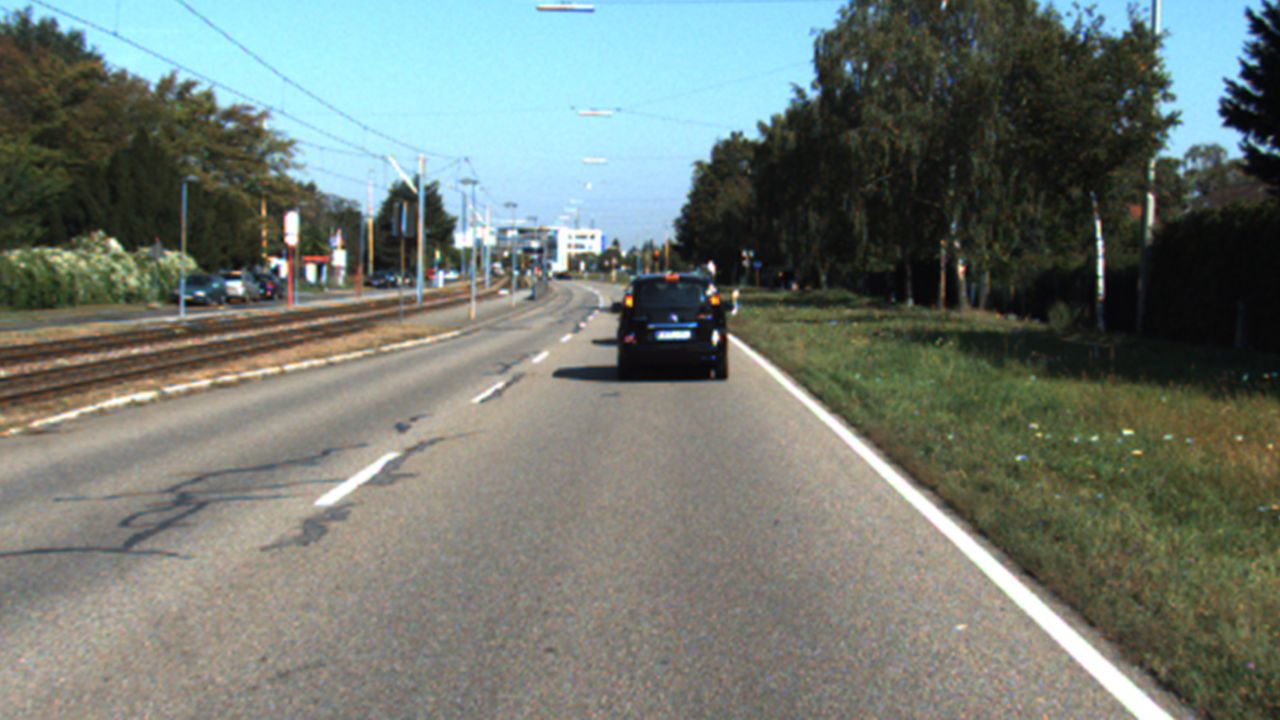
#> input picture img/KITTI/image009.jpg, 1280 x 720 px, given in place of project_video.mp4, which was not available
$ jupyter execute Spurerkennung.ipynb   (text cells are left out)
#> lines starting #> are read from the running program, lines starting #| are printed output that depends on the picture; after the words box and inside, x2 and y2 are one past the last pixel; in counts of white or black regions, pixels touching at a corner belong together; pictures that were not available may be replaced by others from this repository, and a replacement may not be noted
#> further down, frame is the input picture: shape (720, 1280, 3); mean B, G, R 113.6, 120.7, 112.6
[cell 1]
import cv2 as cv
import matplotlib.pyplot as plt
import numpy as np
import time

def region_of_interest(img, vertices):
    """
    - Sets all pixels to black outside of the region of interest defined by given verticies
    """
    # Define a blank matrix that matches the image height/width.
    mask = np.zeros_like(img)
    # Retrieve the number of color channels of the image.
    channel_count = img.shape[2]
    # Create a match color with the same color channel counts.
    match_mask_color = (255,) * channel_count

    # Fill inside the polygon
    cv.fillPoly(mask, np.array([vertices],np.int32), match_mask_color)

    # Returning the image only where mask pixels match
    masked_image = cv.bitwise_and(img, mask)
    return masked_image

def process_frame(frame):
    """
    - Filters lanes by filtering out all colors not matching the color yellow and white (lane colors)
    - Dilates filtered lanes to increase visibility
    """
    img1_hsv = cv.cvtColor(frame, cv.COLOR_RGB2HSV)
#> img1_hsv: shape (720, 1280, 3); mean H, S, V 76.3, 57.9, 128.3

    height = len(img1_hsv)
#> height = 720
    width = len(img1_hsv[0])
#> width = 1280
    region_of_interest_vertices = [[0, height],[width / 2, height / 2],[width, height],]
#> region_of_interest_vertices = [[0, 720], [640, 360], [1280, 720]]
    img_region_of_interest = region_of_interest(img1_hsv, region_of_interest_vertices)
#> in region_of_interest, `cv.fillPoly(mask, np.array([vertices],np.int32), match_mask_color)`:
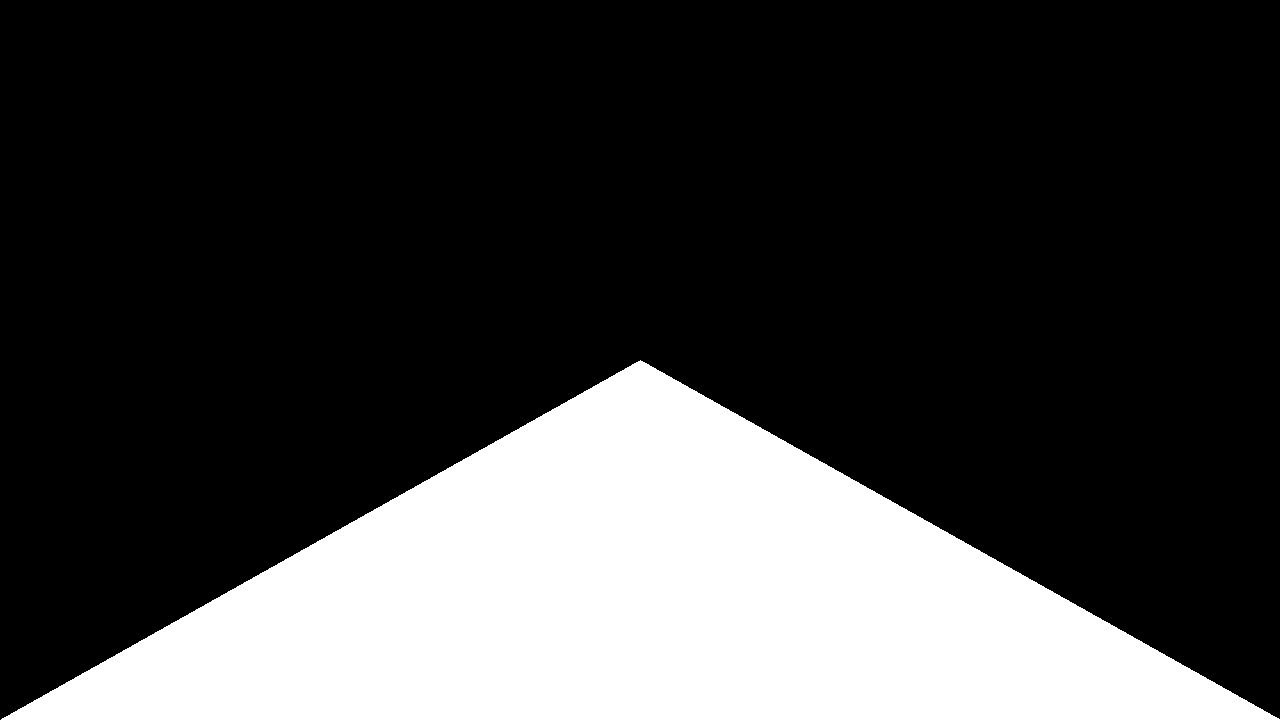
#> mask: shape (720, 1280, 3); 25% white; 1 white region, box (x1, y1, x2, y2) and area: (1, 360, 1280, 720) 230680

    # Filter colors
    lower_white = np.array([60,0,220], dtype=np.uint8)
    upper_white = np.array([110,10,255], dtype=np.uint8)
    left_curve = cv.inRange(img_region_of_interest, lower_white, upper_white)
#> left_curve: shape (720, 1280); 0.14% white; 35 white regions (21 under 20 px), largest, box (x1, y1, x2, y2) and area: (1089, 666, 1138, 704) 307, (1051, 631, 1085, 646) 157, (987, 566, 1019, 598) 151
    right_curve = cv.inRange(img_region_of_interest, (15, 40, 230), (255, 255, 255))
#> right_curve: shape (720, 1280); 0% white in thin lines or dots, all inside (x1, y1, x2, y2) = (960, 564, 1130, 710)

    # Enlarge lane for better visibility
    kernel_small5 = np.array([[0,1,0],[1,1,1],[0,1,0]], 'uint8')
    left_curve = cv.dilate(left_curve, kernel_small5, iterations=5)
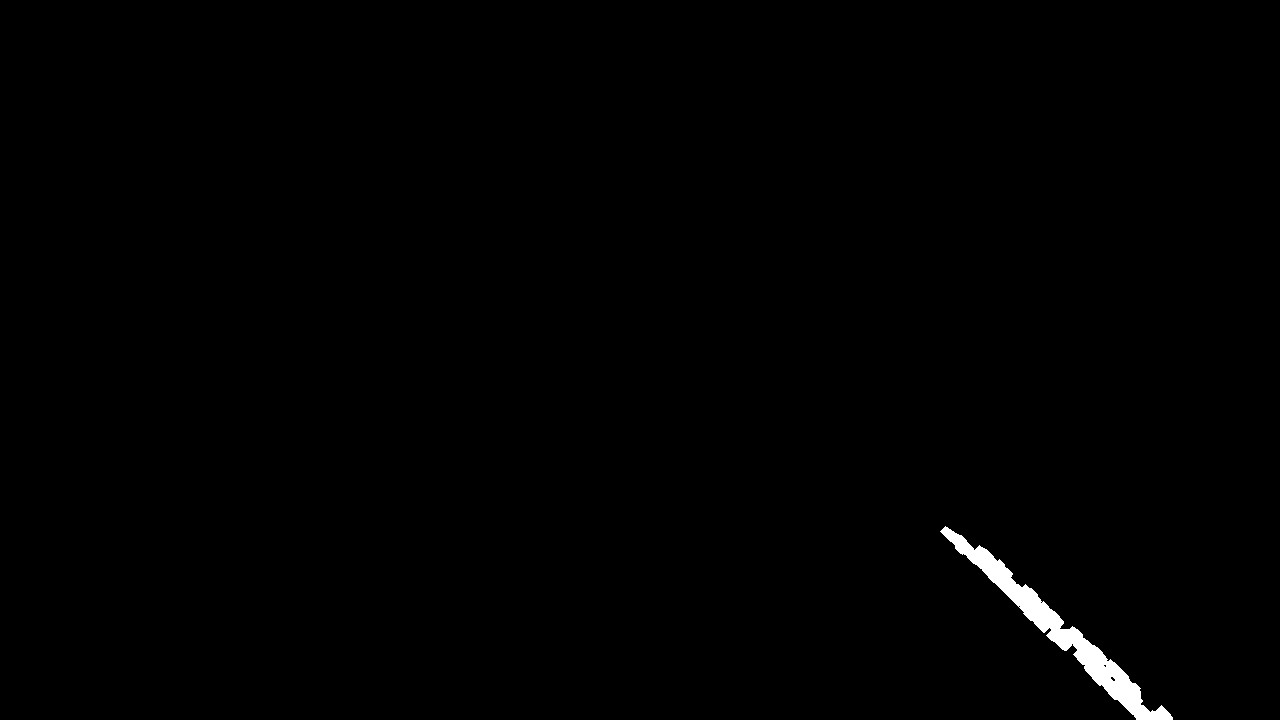
#> left_curve: shape (720, 1280); 0.62% white; 1 white region, box (x1, y1, x2, y2) and area: (940, 526, 1173, 720) 5710
    right_curve = cv.dilate(right_curve, kernel_small5, iterations=5)
#> right_curve: shape (720, 1280); 0.03% white; 4 white regions, box (x1, y1, x2, y2) and area: (955, 620, 969, 632) 96, (1001, 587, 1013, 599) 72, (1123, 703, 1135, 715) 72, (972, 559, 983, 570) 61

    left_curve_filtered = frame.copy()
    left_curve_filtered[np.where(left_curve==0)] = 0
    right_curve_filtered = frame.copy()
    right_curve_filtered[np.where(right_curve==0)] = 0

    kernel = np.array([[1,1,1],[1,-8,1],[1,1,1]],np.float32)
    left_curve_filtered = cv.filter2D(left_curve_filtered,-1,kernel)
    right_curve_filtered = cv.filter2D(right_curve_filtered,-1,kernel)

    return left_curve_filtered,right_curve_filtered

# [136 lines left out: functions process_frame_gray_slicing, process_frame_gray, findFourVertices, curveradius, not called in this run]

capture = cv.VideoCapture('img/Udacity/project_video.mp4')
frameNr = 0
newFrameTime = 0
prevFrameTime = 0
font = cv.FONT_HERSHEY_SIMPLEX

while(True):
    success, frame = capture.read()
    if frameNr == 1 or frameNr == 0:
        left_curve, right_curve = process_frame(frame)

    if(success):
        newFrameTime = time.time()

        # Updates detected lanes every 3 seconds in-order to increase performance
        if frameNr%3 == 0:
            left_curve, right_curve = process_frame(frame)
        all_curves = left_curve + right_curve

        # Puts a mask over the old frame to improve visibility of the filtered lanes in "all_curves"
        alpha = 0.4
        beta = (1.0 - alpha)
        dark_mask = cv.addWeighted(frame, alpha, all_curves, beta, 0.0)
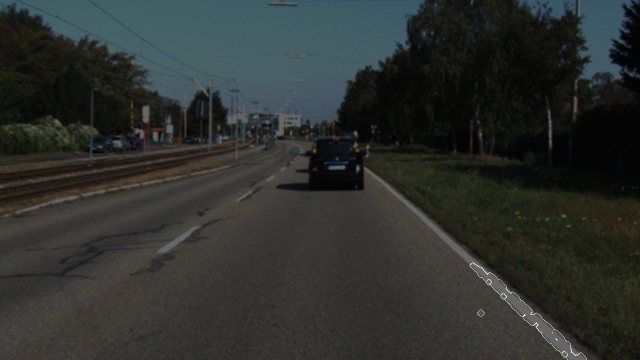
#> dark_mask: shape (720, 1280, 3) (shown at 1/2 size); mean B, G, R 45.6, 48.5, 45.2
        darkened_image = all_curves + dark_mask

        # Calcultes FPS
        fps = 1/(newFrameTime - prevFrameTime)
        prevFrameTime = newFrameTime
        fps = int(fps)
        fps = str(fps)

        # Perspective transformation for curve fitting
        old_points = np.float32([[200,720],[1000,720],[460,460],[740,460]])
        new_points = np.float32([[0,800],[600,800],[0,0],[600,0]])
        perspective_transform = cv.getPerspectiveTransform(old_points,new_points)
        new_perspecitve = cv.warpPerspective(darkened_image,perspective_transform,(800,600))
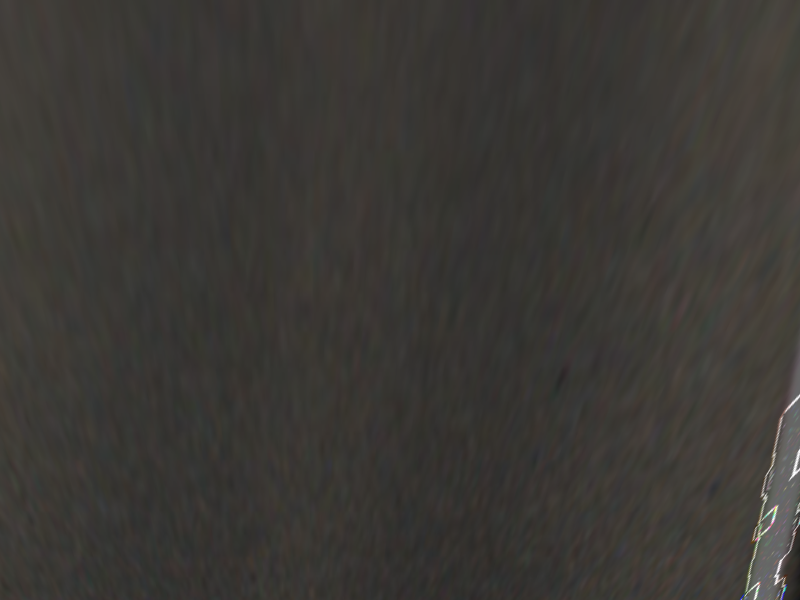
#> new_perspecitve: shape (600, 800, 3); mean B, G, R 52.8, 56.5, 59

        # Boolean for activating/deactivating perspektive transform
        transform_perspective = False

        if transform_perspective == True:
            cv.putText(darkened_image, fps, (7, 30), font, 1, (100, 255, 0), 1, cv.LINE_AA)
            cv.imshow("Current Frame", darkened_image)
        else:
            cv.putText(new_perspecitve, fps, (7, 30), font, 1, (100, 255, 0), 1, cv.LINE_AA)
#> new_perspecitve: shape (600, 800, 3); 0.03% of pixels changed, all inside (x1, y1, x2, y2) = (9, 8, 26, 32)
            cv.imshow("Current Frame", new_perspecitve)

        frameNr += 1
        key = cv.waitKey(1)
#> (key q is pressed here)
        # Control buttons for video playback
        # Press P to pause
        # Press q to quit
        if key == ord("q"):
            cv.destroyAllWindows()
            print("Playback interrupted by user.")
            break
        if key == ord('p'):
            cv.waitKey(-1) # Wait until any key is pressed
    else:
        print("Playback finished.")
        cv.destroyAllWindows()
        capture.release()
        break

$ run again, on img/KITTI/image010.jpg
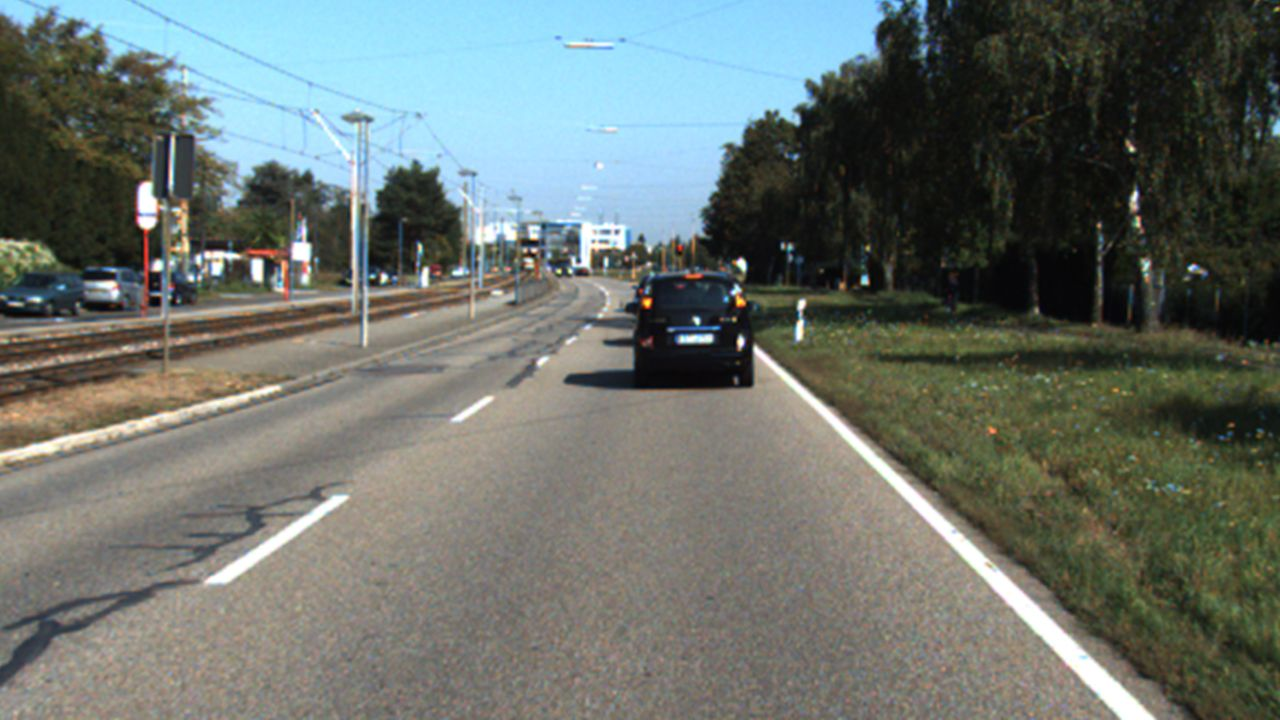
#> input picture img/KITTI/image010.jpg, 1280 x 720 px, given in place of project_video.mp4, which was not available
#> frame is the input picture: shape (720, 1280, 3); mean B, G, R 107.7, 113.2, 106.2
#> img1_hsv: shape (720, 1280, 3); mean H, S, V 76.6, 58.3, 121.5
#> height = 720
#> width = 1280
#> region_of_interest_vertices = [[0, 720], [640, 360], [1280, 720]]
#> mask: shape (720, 1280, 3); 25% white; 1 white region, box (x1, y1, x2, y2) and area: (1, 360, 1280, 720) 230680
#> masked_image: shape (720, 1280, 3); mean H, S, V 24.7, 7.5, 33.7
#> in process_frame, `left_curve = cv.dilate(left_curve, kernel_small5, iterations=5)`:
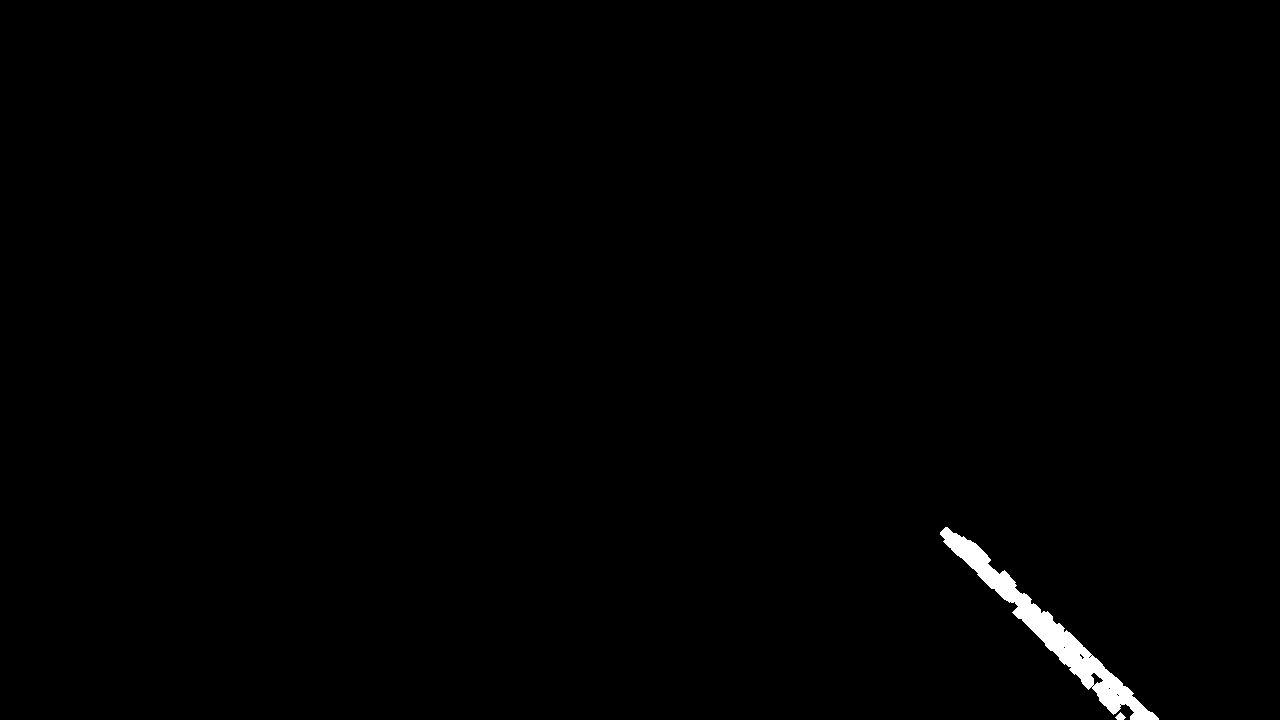
#> left_curve: shape (720, 1280); 0.64% white; 2 white regions, box (x1, y1, x2, y2) and area: (940, 527, 1159, 720) 5872, (1115, 712, 1126, 720) 52
#> `new_perspecitve = cv.warpPerspective(darkened_image,perspective_transf..`:
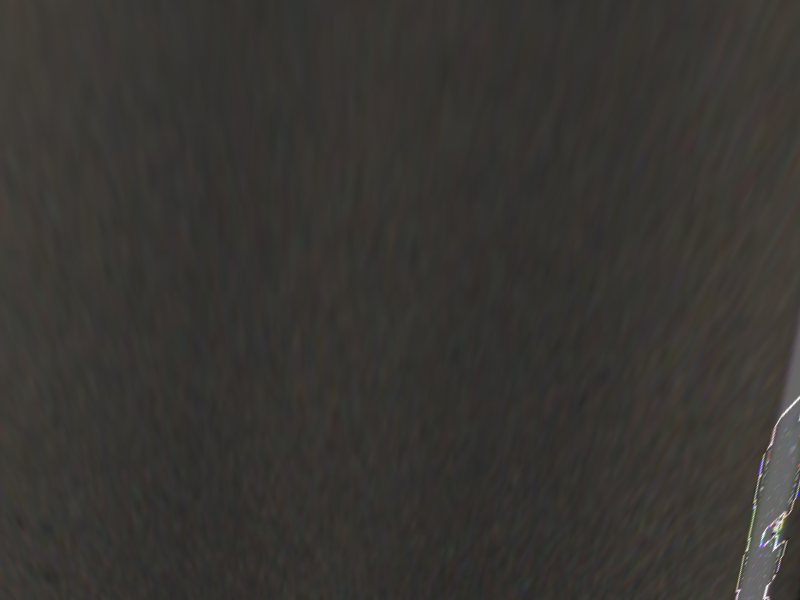
#> new_perspecitve: shape (600, 800, 3); mean B, G, R 50.1, 53.5, 55.9
